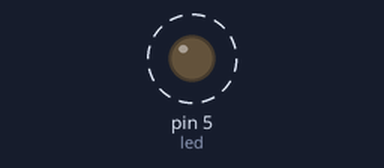
Simulated run of this sketch. Board: Arduino Uno, built with avr-gcc and run on an emulated ATmega328P. On the bench: output pins drawn as LEDs (lit = HIGH). Dashed ring = blinking.

Above: at 0.3 s.
Timing chart, 0 to 3.5 s (numbered marks = the images above):
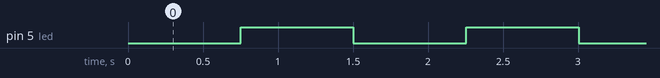

The sketch:

P01_Blink_NB.ino
```cpp
/* #1 - Blink non bloccante
 - LED su D5
*/

//pin del LED
int led = 5;

//tempo salvato del'utlimo blink
unsigned long t1;
//differenza tra ora e l'ultimo blink
unsigned long dt;

//il tempo del blink
#define T_BLINK 750l

void setup() {
  //imposto il pin di uscita
  pinMode(led, OUTPUT);
  //salvo il tempo iniziale
  t1 = millis();
}

void loop() {
  //calcolo la differenza dall'ultimo blink
  dt = millis() - t1;
  //se dt maggiore del tempo di blink...
  if (dt > T_BLINK) {
    //inverto lo sttao dell'uscita
    digitalWrite(led, !digitalRead(led));
    //salvo il tempo corrente
    t1 = millis();
  }

}
```

Measured:
- by itself, pin 5 (led): alternates HIGH for 0.75 s and LOW for 0.75 s
